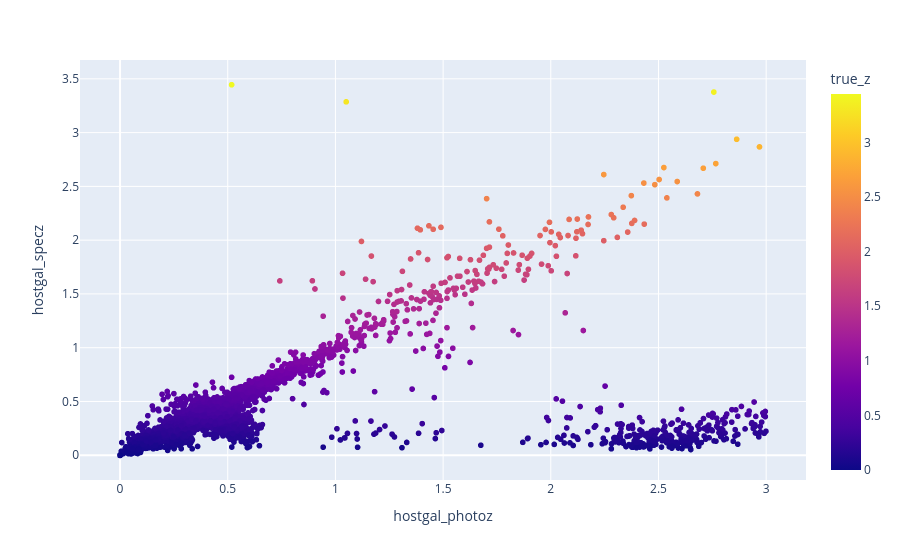

The code cell stored with this chart in its notebook:
### Markdown cell above
## c) Now add a hover menu that will display some properties of the data as you move over datapoints. You can do this with "hover_name = " and "hover_data = "

### Code cell
encoding = data["true_z"]
fig = px.scatter(data, x = 'hostgal_photoz', y = 'hostgal_specz', color = encoding,
    hover_name = "object_id",
    hover_data = [
        "ra",
        "decl",
        "hostgal_photoz",
        "hostgal_specz",
        "hostgal_photoz_err",
        "distmod"
    ]
)

fig.show()

### Figure 1 — Plotly figure (JSON) as saved in the notebook; plotly's stock layout.template omitted (floating-point values rounded to 4 significant figures; data arrays with more than 128 entries replaced by an {"elided": "..."} marker saying what was removed)
{"data": [{"customdata": {"elided": "7848x4 float values"}, "hovertemplate": "<b>%{hovertext}</b><br><br>hostgal_photoz=%{x}<br>hostgal_specz=%{y}<br>ra=%{customdata[0]}<br>decl=%{customdata[1]}<br>hostgal_photoz_err=%{customdata[2]}<br>distmod=%{customdata[3]}<br>true_z=%{marker.color}<extra></extra>", "hovertext": {"elided": "7848 float values"}, "legendgroup": "", "marker": {"color": {"elided": "7848 float values"}, "coloraxis": "coloraxis", "symbol": "circle"}, "mode": "markers", "name": "", "showlegend": false, "type": "scattergl", "x": {"elided": "7848 float values"}, "xaxis": "x", "y": {"elided": "7848 float values"}, "yaxis": "y"}], "layout": {"coloraxis": {"colorbar": {"title": {"text": "true_z"}}, "colorscale": [[0, "#0d0887"], [0.1111, "#46039f"], [0.2222, "#7201a8"], [0.3333, "#9c179e"], [0.4444, "#bd3786"], [0.5556, "#d8576b"], [0.6667, "#ed7953"], [0.7778, "#fb9f3a"], [0.8889, "#fdca26"], [1, "#f0f921"]]}, "legend": {"tracegroupgap": 0}, "margin": {"t": 60}, "xaxis": {"anchor": "y", "domain": [0, 1], "title": {"text": "hostgal_photoz"}}, "yaxis": {"anchor": "x", "domain": [0, 1], "title": {"text": "hostgal_specz"}}}}
